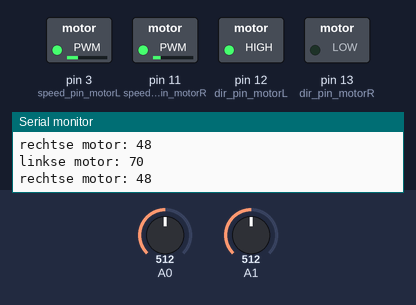
The sketch below on a simulated Arduino Uno, built with avr-gcc and run on an emulated ATmega328P. Shown: switched loads named in the sketch (green lamp = pin HIGH), the last lines printed to the serial monitor. Inputs (shaded band) come from the test bench; at power-on: A1 = 512, A0 = 512.

Above: at 1.2 s.
1.3 s: A1 set to 630
4.3 s: A1 set to 653
At 5.1 s:
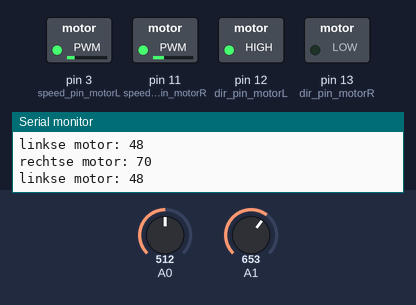
5.8 s: A0 set to 945
8.8 s: A0 set to 969
At 10.0 s:
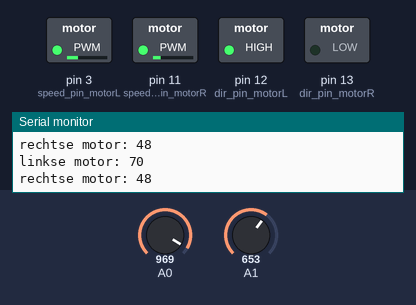
10.3 s: A0 set to 900
At 11.0 s:
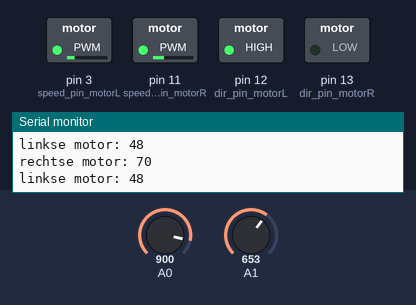
13.3 s: A0 set to 1023
At 14.2 s:
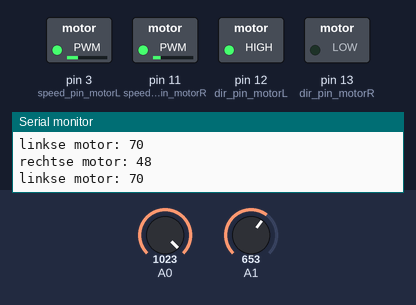
Timing chart, 0 to 16.3 s (numbered marks = the images above; inputs shaded):
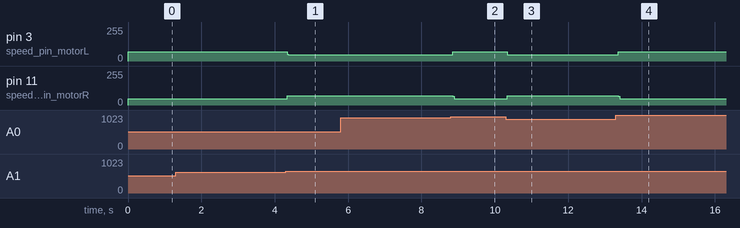

The sketch:

main.ino
```cpp
#include "motor.h"
#include "PID.h"
#include "SensorModule.h"

Motor motor;
SensorModule leftsens;
PID steeringPID;

void setup() {
  Serial.begin(9600);
  steeringPID = PID(20,0,0);
  motor = Motor();
  motor.start(70);
  leftsens = SensorModule(A0, A1);
}

void loop() {
  motor.rotate(leftsens.calculatePID(steeringPID));
  //leftsens.printValues(steeringPID);
  //delay(1000);
}
```

Motor.cpp
```cpp
#include "Arduino.h"
#include "motor.h"

const int dir_pin_motorL = 12;
const int dir_pin_motorR = 13;
const int speed_pin_motorL = 3;
const int speed_pin_motorR = 11;

int _pref_speed;
int _speed_left_motor;
int _speed_right_motor;

Motor::Motor(){
  //setup Pinnen
  pinMode(dir_pin_motorL, OUTPUT);
  pinMode(dir_pin_motorR, OUTPUT);
  pinMode(speed_pin_motorL, OUTPUT);
  pinMode(speed_pin_motorR, OUTPUT);
}

void Motor::start(int pref_speed){
  _pref_speed = pref_speed;
  digitalWrite(dir_pin_motorL, HIGH);
  digitalWrite(dir_pin_motorR, LOW);

  //eerste snelheid meegeven
  _speed_left_motor = _pref_speed;
  _speed_right_motor = _pref_speed;
}

void Motor::rotate(int PIDvalue){
  //if (abs(PIDvalue)<30){
    _speed_left_motor += (int)(PIDvalue);
    _speed_right_motor -= (int)(PIDvalue);
  //}

  alterSpeed();
};

void Motor::printValues(){
  String l = "linkse motor: ";
  String r = "rechtse motor: ";
  Serial.print(l);
  Serial.print(_speed_left_motor);
  Serial.print('\n');
  Serial.print(r);
  Serial.print(_speed_right_motor);
  Serial.print('\n');
}

void Motor::alterSpeed(){
  int change = _pref_speed - max(_speed_left_motor, _speed_right_motor);
  _speed_left_motor += change;
  _speed_right_motor += change;

  if (_speed_left_motor < _pref_speed-22){
    _speed_left_motor = _pref_speed-22;
  } else if (_speed_right_motor < _pref_speed-22) {
    _speed_right_motor = _pref_speed-22;
  }
  printValues();

  analogWrite(speed_pin_motorL, _speed_left_motor);
  analogWrite(speed_pin_motorR, _speed_right_motor);
}
```

Motor.h
```cpp
#ifndef motor_h
#define motor_h

#include "arduino.h"
class Motor{
  public:
         Motor();
         void start(int pref_speed);
         void rotate(int PIDvalue);
         void printValues();
  private:
         void alterSpeed();

         int _pref_speed;
         int _speed_left_motor;
         int _speed_right_motor;
};
#endif
```

PID.cpp
```cpp
#include "Arduino.h"
#include "PID.h"

//PID variabelen
int _Kp;
int _Ki;
int _Kd;
//PID regeling
int _P,_I,_D;
int _PIDvalue = 0;
int _previousError;

PID::PID(){
}

PID::PID(int Kp, int Ki, int Kd){
  _Kp = Kp;
  _Ki = Ki;
  _Kd = Kd;
}

int PID::calculatePID(int error){
  _P = error;
  _I += error;
  _D = error - _previousError;
  _PIDvalue = (_Kp*_P) + (_Ki*_I) + (_Kd*_D);
  _previousError = error;

  return int(_PIDvalue);
}
```

PID.h
```cpp
#ifndef PID_h
#define PID_h

#include "arduino.h"

class PID{
	public:
		PID();
    PID(int Kp, int Ki, int Kd);

    int calculatePID(int val);

  private:
    //PID variabelen
    int _Kp;
    int _Ki;
    int _Kd;
};

#endif
```

SensorModule.cpp
```cpp
#include "Arduino.h"
#include "SensorModule.h"
#include "PID.h"

int _pin_W, _pin_Z;
boolean uitBaan = false;
const int errorMap[3][3] = {{2,1,0},
                           {3,0,-2},
                           {4,4,-4}}; //zie uitleg doorgestuurd blad op messenger :)

SensorModule::SensorModule(){
}

SensorModule::SensorModule(int pin_W, int pin_Z){
   _pin_W = pin_W;
   _pin_Z = pin_Z;
   pinMode(pin_W, INPUT);//wit sensor: links
   pinMode(pin_Z, INPUT);//zwart senor: rechts
}

int SensorModule::calculatePID(PID pid){
    //Wit is 0
    //Zwart is 2
    int sensW = int(analogRead(_pin_W)/320);
    int sensZ = int(analogRead(_pin_Z)/320);
    if(sensW>0 and (sensZ==0 or sensZ==1)){
      return pid.calculatePID(4);
    }else if(sensW==0 and sensZ==1){
      return pid.calculatePID(2);
    }else if(sensW==0 and sensZ==2){
      return pid.calculatePID(0);
    }else if(sensW==1 and sensZ==2){
      return pid.calculatePID(-1);
    }else if(sensW==2 and sensZ==2){
      return pid.calculatePID(-2);
    }
}

void SensorModule::printValues(PID pid){
  Serial.print(int(analogRead(_pin_W)/320));
  Serial.print('\n');
  Serial.print(int(analogRead(_pin_Z)/320));
  Serial.print('\n');
  String error = "error: ";
  Serial.print(error);
  Serial.print(int(errorMap[int(analogRead(_pin_W)/320)][int(analogRead(_pin_Z)/320)]));
  Serial.print('\n');
  String pidstr = "PID: ";
  Serial.print(pidstr);
  Serial.print(calculatePID(pid));
  Serial.print('\n');
}
```

SensorModule.h
```cpp
#ifndef SensorModule_h
#define SensorModule_h

#include "arduino.h"
#include "PID.h"

class SensorModule{
  public:
	    SensorModule();
      SensorModule(int pin_W, int pin_Z);
      int calculatePID(PID pid);
      void printValues(PID pid);
  private:
      int _W_sens;
	    int _Z_sens;
};
#endif
```

Measured:
- after the input at 4.3 s, pin 3 (speed_pin_motorL): 70/255 → 48/255 at once; pin 11 (speed_pin_motorR): 48/255 → 70/255 at once
- after the input at 8.8 s, pin 3 (speed_pin_motorL): 48/255 → 70/255 after 0.05 s; pin 11 (speed_pin_motorR): 70/255 → 48/255 after 0.05 s
- after the input at 10.3 s, pin 3 (speed_pin_motorL): 70/255 → 48/255 at once; pin 11 (speed_pin_motorR): 48/255 → 70/255 at once
- after the input at 13.3 s, pin 3 (speed_pin_motorL): 48/255 → 70/255 after 0.06 s; pin 11 (speed_pin_motorR): 70/255 → 48/255 after 0.06 s
